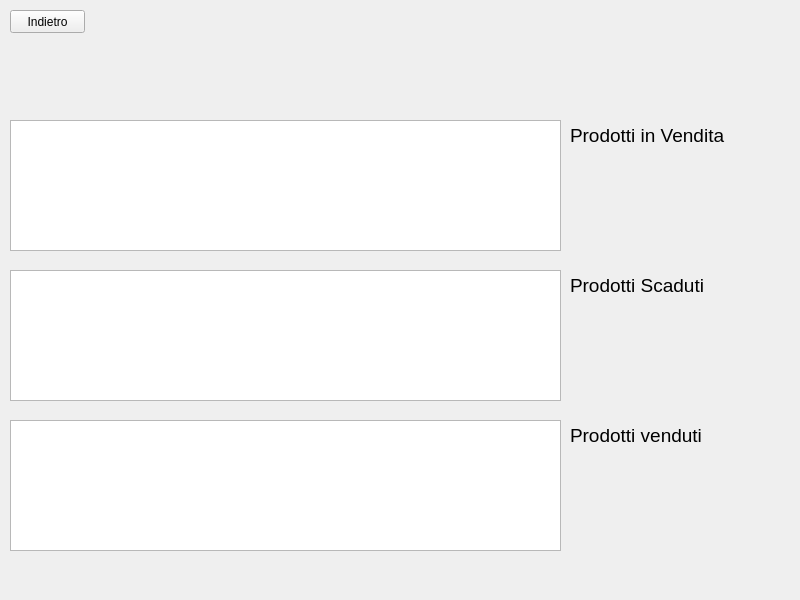
<?xml version="1.0" encoding="UTF-8"?>
<ui version="4.0">
 <class>LoginWindow</class>
 <widget class="QMainWindow" name="LoginWindow">
  <property name="geometry">
   <rect>
    <x>0</x>
    <y>0</y>
    <width>800</width>
    <height>600</height>
   </rect>
  </property>
  <property name="windowTitle">
   <string>MainWindow</string>
  </property>
  <widget class="QWidget" name="loginWidget">
   <widget class="QLabel" name="label_2">
    <property name="geometry">
     <rect>
      <x>570</x>
      <y>120</y>
      <width>171</width>
      <height>31</height>
     </rect>
    </property>
    <property name="font">
     <font>
      <pointsize>14</pointsize>
     </font>
    </property>
    <property name="text">
     <string>Prodotti in Vendita</string>
    </property>
   </widget>
   <widget class="QPushButton" name="pushButton_2">
    <property name="geometry">
     <rect>
      <x>10</x>
      <y>10</y>
      <width>75</width>
      <height>23</height>
     </rect>
    </property>
    <property name="text">
     <string>Indietro</string>
    </property>
   </widget>
   <widget class="QListWidget" name="listWidget">
    <property name="geometry">
     <rect>
      <x>10</x>
      <y>120</y>
      <width>551</width>
      <height>131</height>
     </rect>
    </property>
   </widget>
   <widget class="QListWidget" name="listWidget_2">
    <property name="geometry">
     <rect>
      <x>10</x>
      <y>270</y>
      <width>551</width>
      <height>131</height>
     </rect>
    </property>
   </widget>
   <widget class="QListWidget" name="listWidget_3">
    <property name="geometry">
     <rect>
      <x>10</x>
      <y>420</y>
      <width>551</width>
      <height>131</height>
     </rect>
    </property>
   </widget>
   <widget class="QLabel" name="label_3">
    <property name="geometry">
     <rect>
      <x>570</x>
      <y>270</y>
      <width>171</width>
      <height>31</height>
     </rect>
    </property>
    <property name="font">
     <font>
      <pointsize>14</pointsize>
     </font>
    </property>
    <property name="text">
     <string>Prodotti Scaduti</string>
    </property>
   </widget>
   <widget class="QLabel" name="label_4">
    <property name="geometry">
     <rect>
      <x>570</x>
      <y>420</y>
      <width>171</width>
      <height>31</height>
     </rect>
    </property>
    <property name="font">
     <font>
      <pointsize>14</pointsize>
     </font>
    </property>
    <property name="text">
     <string>Prodotti venduti</string>
    </property>
   </widget>
  </widget>
 </widget>
 <resources/>
 <connections/>
</ui>
